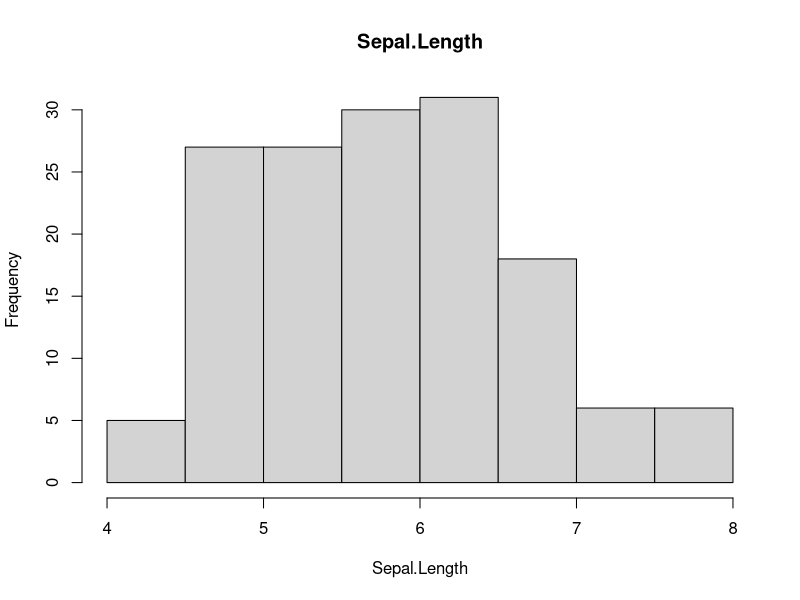
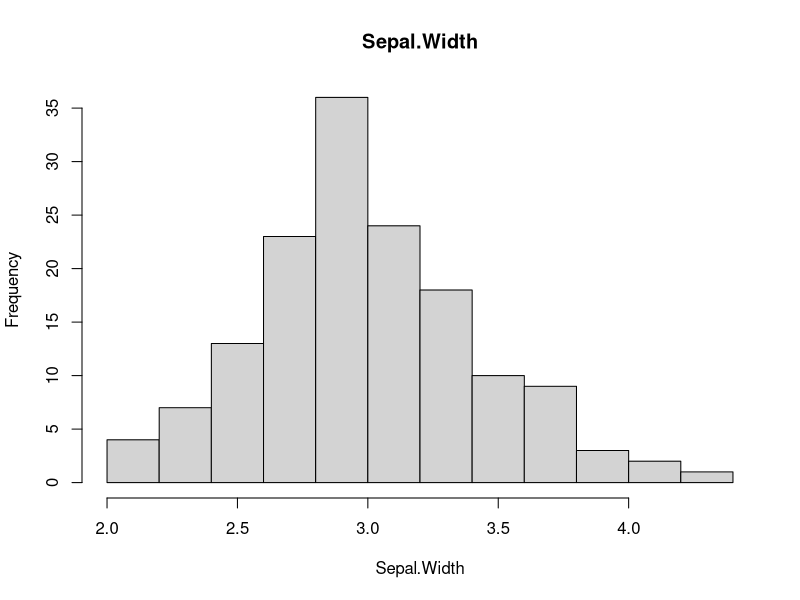
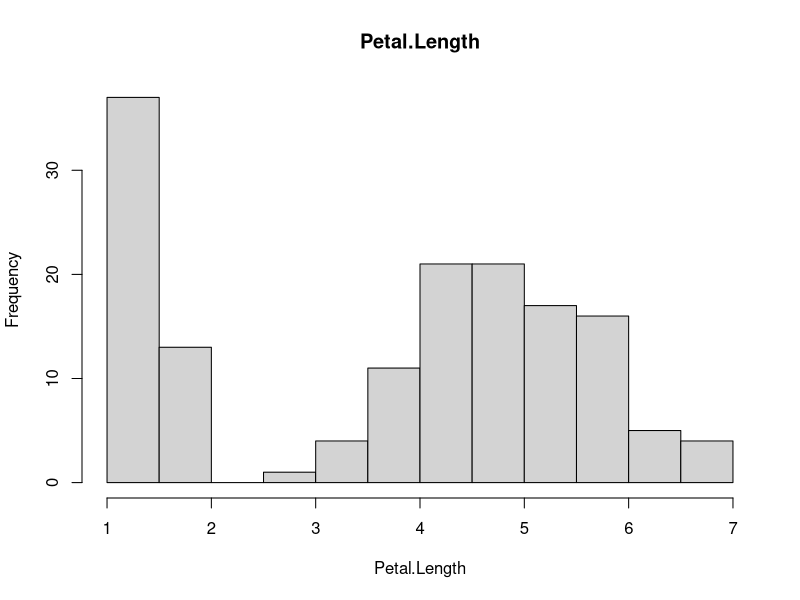
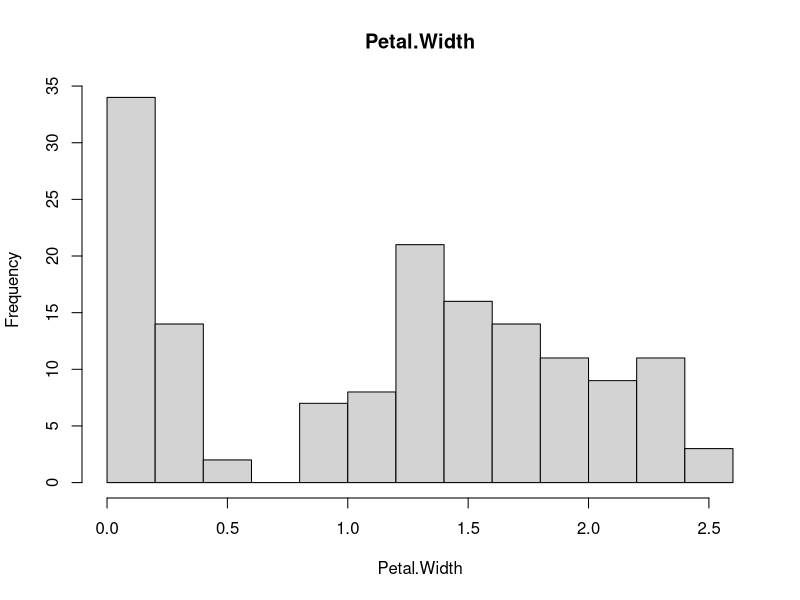
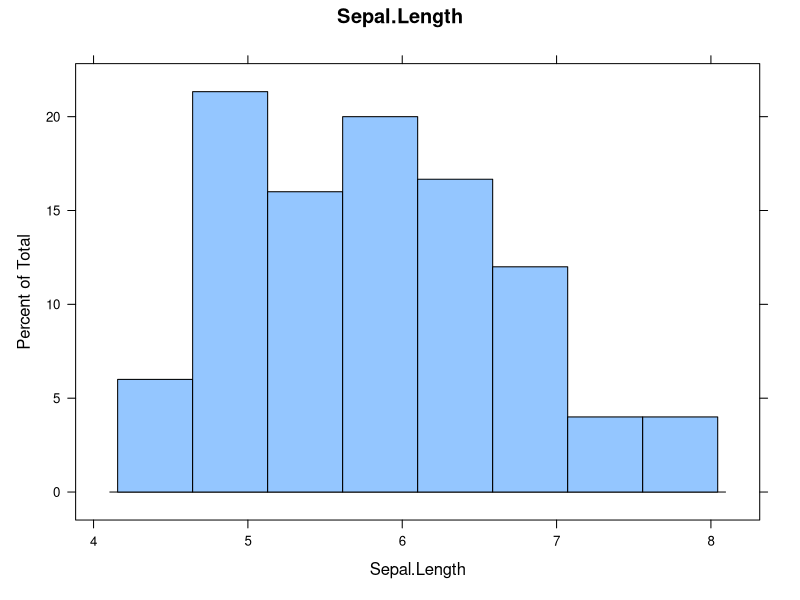
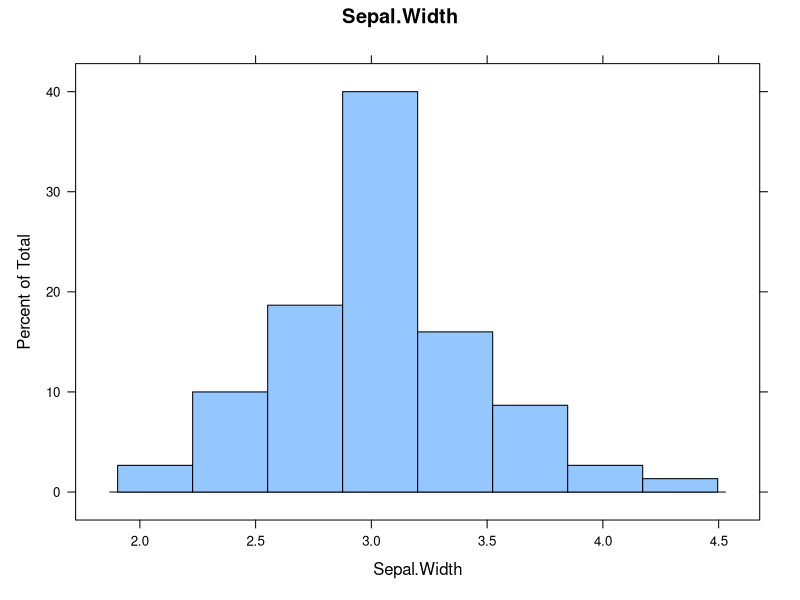
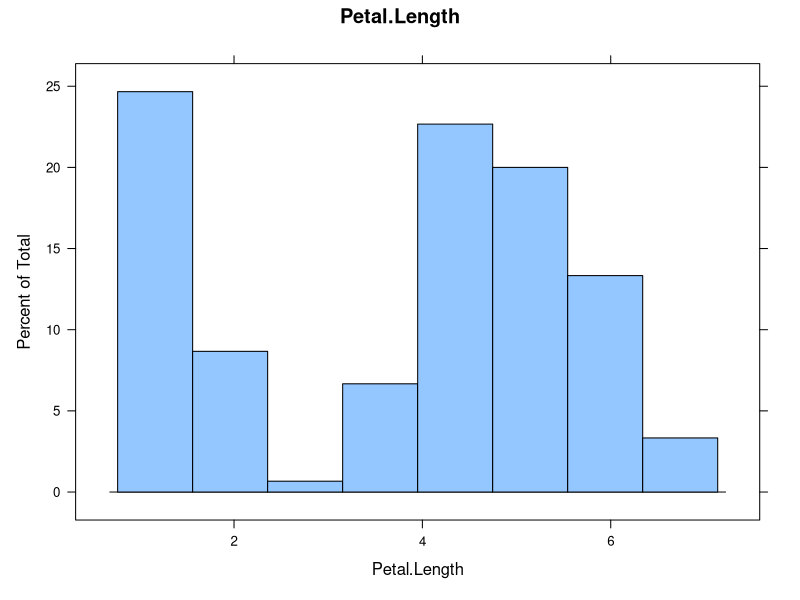
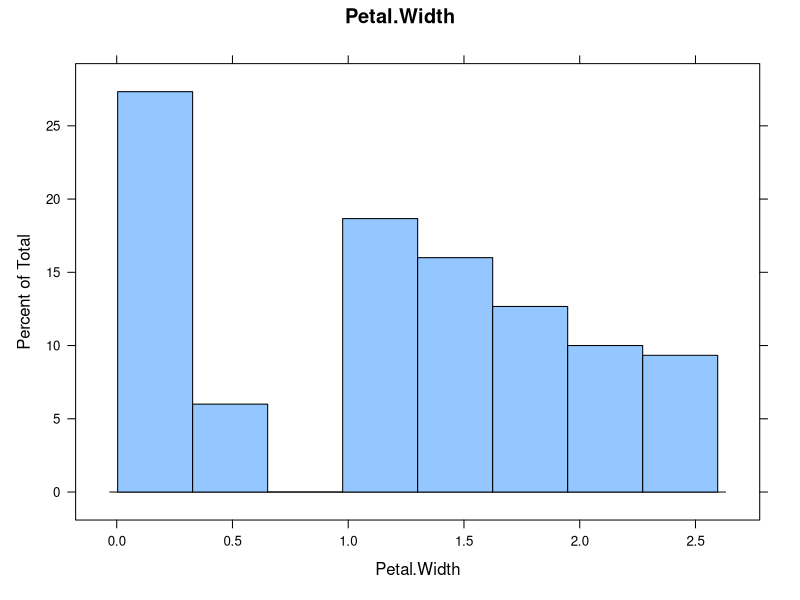

Write R code to recreate these figures, in order.
## ---- chunk 1
ds <- iris

## ---- chunk 2
#| layout-ncol: 2
# without names
# ds[sapply(ds, is.numeric)] |> lapply(hist)

# with names
ds[sapply(ds, is.numeric)] |> 
  names() |> 
  lapply(function(v) hist(ds[,v], main = v, xlab=v))
## ---- chunk 3
#| layout-ncol: 2
library(lattice)

# without names
# ds[sapply(ds, is.numeric)] |> lapply(histogram)

# with names
ds[sapply(ds, is.numeric)] |> 
  names() |> 
  lapply(function(v) histogram(ds[,v], main = v, xlab=v))
## ---- chunk 4
#| layout-ncol: 2
# without names
# ds[sapply(ds, is.numeric)] |> lapply(hist)

# with names
ds[sapply(ds, is.factor)] |> 
  names() |> 
  lapply(function(v) barchart(ds[,v], main = v, xlab=v))
